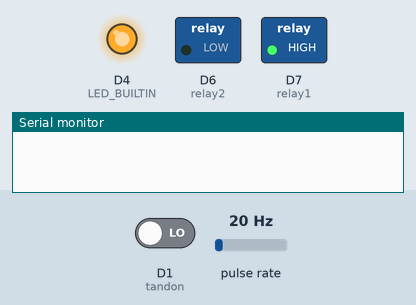
Recording of a sketch running on a simulated ESP8266 (NodeMCU). On the bench: switched loads named in the sketch (green lamp = pin HIGH), output pins drawn as LEDs (lit = HIGH, except the on-board LED, lit = LOW), the last lines printed to the serial monitor. Wiring (inferred from the names in the program): pulse sensor: data D2. The test bench sets the inputs (shaded band); at power-on: D1 (tandon) LOW, pulse rate 20 Hz.

Above: at 1.2 s.
1.3 s: D1 (tandon) driven HIGH
At 3.0 s:
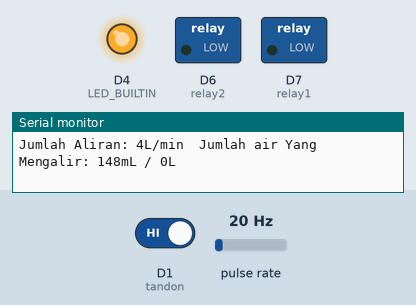
At 28.4 s:
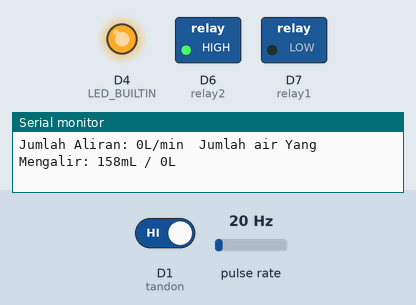
Timing chart, 0 to 43.5 s (numbered marks = the images above; inputs shaded):
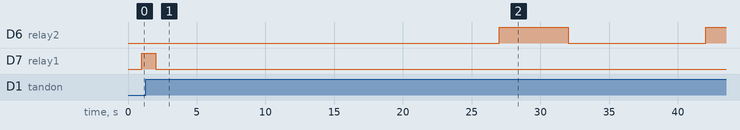

The sketch:

tandon.ino
```cpp
#define LED_BUILTIN D4
#define SENSOR  D2
#define relay1 D7
#define relay2 D6
#define tandon D1

long currentMillis = 0;
long previousMillis = 0;
int interval = 1000;
boolean ledState = LOW;
float calibrationFactor = 4.5;
volatile byte pulseCount;
byte pulse1Sec = 0;
float flowRate;
unsigned int flowMilliLitres;
unsigned long totalMilliLitres;

void IRAM_ATTR pulseCounter()
{
  pulseCount++;
}

void setup(){
  Serial.begin(115200);
  pinMode(relay1, OUTPUT);
  pinMode(relay2, OUTPUT);
  pinMode(LED_BUILTIN, OUTPUT);
  pinMode(SENSOR, INPUT_PULLUP);
  pinMode(tandon, INPUT);

  pulseCount = 0;
  flowRate = 0.0;
  flowMilliLitres = 0;
  totalMilliLitres = 0;
  previousMillis = 0;
  attachInterrupt(digitalPinToInterrupt(SENSOR), pulseCounter, FALLING);
}

void loop(){
  currentMillis = millis();
  if (currentMillis - previousMillis > interval) {
    pulse1Sec = pulseCount;
    pulseCount = 0;
    flowRate = ((1000.0 / (millis() - previousMillis)) * pulse1Sec) / calibrationFactor;
    previousMillis = millis();
    flowMilliLitres = (flowRate / 60) * 1000;
    totalMilliLitres += flowMilliLitres;
    if(digitalRead(tandon) == HIGH){
      digitalWrite(relay1, LOW);
      digitalWrite(relay2, LOW);
      for(int i = 0; i < 10; i++){
        Serial.print("Jumlah Aliran: ");
        Serial.print(int(flowRate));
        Serial.print("L/min");
        Serial.print("\t");

        Serial.print("Jumlah air Yang Mengalir: ");
        Serial.print(totalMilliLitres);
        Serial.print("mL / ");
        Serial.print(totalMilliLitres / 1000);
        Serial.println("L");
        delay(1000);
      }
      for(int i = 0; i < 5; i++){
        Serial.print("Jumlah Aliran: ");
        Serial.print(int(flowRate));
        Serial.print("L/min");
        Serial.print("\t");

        Serial.print("Jumlah air Yang Mengalir: ");
        Serial.print(totalMilliLitres);
        Serial.print("mL / ");
        Serial.print(totalMilliLitres / 1000);
        Serial.println("L");
        if(int(flowRate) < 2){
          digitalWrite(relay2, HIGH);
        }
        delay(1000);
      }
    }else{
      digitalWrite(relay1, HIGH);
    }
  }
}
```

Measured:
- after the input at 1.3 s, D6 (relay2): LOW → HIGH after 25.7 s, → LOW 5.0 s later, → HIGH 10.0 s later; D7 (relay1): HIGH → LOW after 0.70 s
